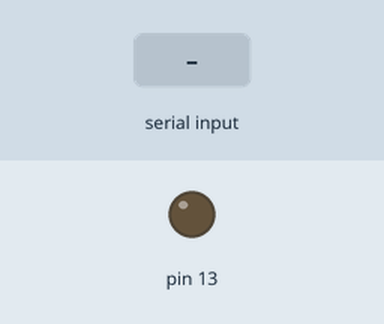
Bench run of a sketch on a simulated Arduino Uno, built with avr-gcc and run on an emulated ATmega328P. Parts: output pins drawn as LEDs (lit = HIGH). Inputs (shaded band) come from the test bench.

Above: at 1.2 s.
1.3 s: "1" received over Serial
At 1.8 s:
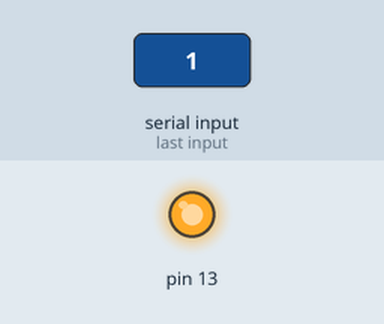
2.8 s: "2" received over Serial
At 4.1 s:
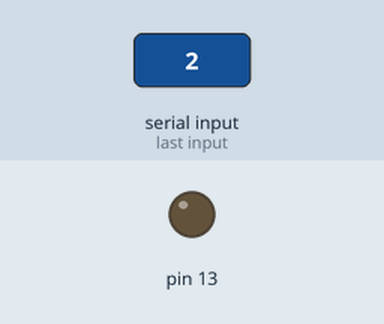
Timing chart, 0 to 5.8 s (numbered marks = the images above; inputs shaded):
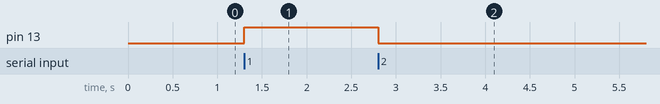

The sketch:

Python_serial_communication_test.ino
```cpp
int incoming_data = 0;

void setup() {
  // put your setup code here, to run once:
  Serial.begin(57600);
  pinMode(13, OUTPUT);
}

void loop() {

    // Read data from debug serial to set motor position
  incoming_data = Serial.read();
  if (incoming_data == '1') {
    digitalWrite(13, HIGH);
  }
  else if (incoming_data == '2'){
    digitalWrite(13, LOW);
  }
  // // put your main code here, to run repeatedly:
  // _delay_ms(1000);
  // digitalWrite(13, HIGH);
  // _delay_ms(1000);
  // digitalWrite(13, LOW);

}
```

Measured:
- after the input at 1.3 s, pin 13: LOW → HIGH at once
- after the input at 2.8 s, pin 13: HIGH → LOW at once
